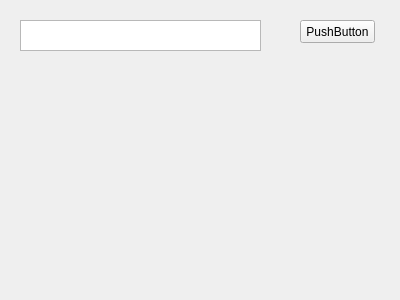
<?xml version="1.0" encoding="UTF-8"?>
<ui version="4.0">
 <class>Form</class>
 <widget class="QWidget" name="Form">
  <property name="geometry">
   <rect>
    <x>0</x>
    <y>0</y>
    <width>400</width>
    <height>300</height>
   </rect>
  </property>
  <property name="windowTitle">
   <string>Form</string>
  </property>
  <widget class="QPushButton" name="pushButton">
   <property name="geometry">
    <rect>
     <x>300</x>
     <y>20</y>
     <width>75</width>
     <height>23</height>
    </rect>
   </property>
   <property name="focusPolicy">
    <enum>Qt::FocusPolicy::ClickFocus</enum>
   </property>
   <property name="text">
    <string>PushButton</string>
   </property>
  </widget>
  <widget class="QTextEdit" name="textEdit">
   <property name="geometry">
    <rect>
     <x>20</x>
     <y>20</y>
     <width>241</width>
     <height>31</height>
    </rect>
   </property>
  </widget>
 </widget>
 <resources/>
 <connections/>
</ui>
